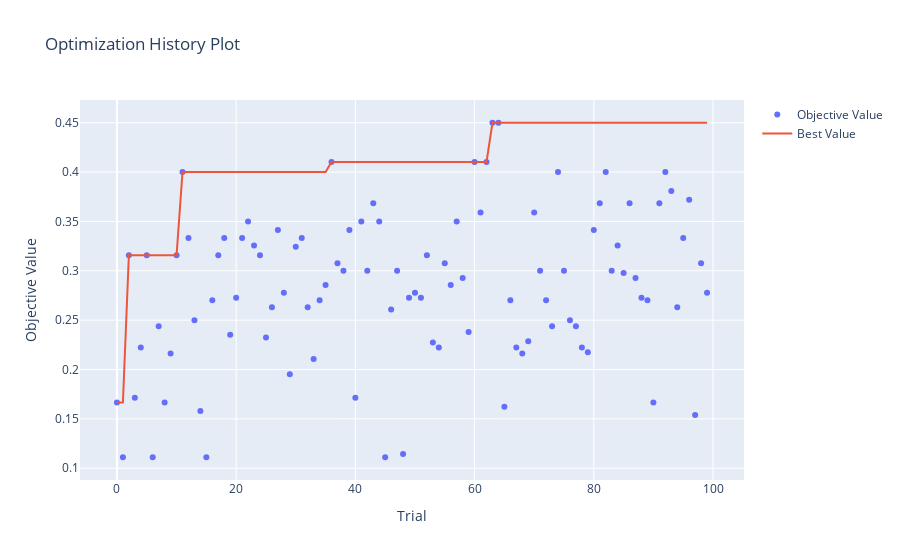

Notebook code cell kept with this figure:
### Code cell
# Visualizar el historial de optimización
plot_optimization_history(study)
